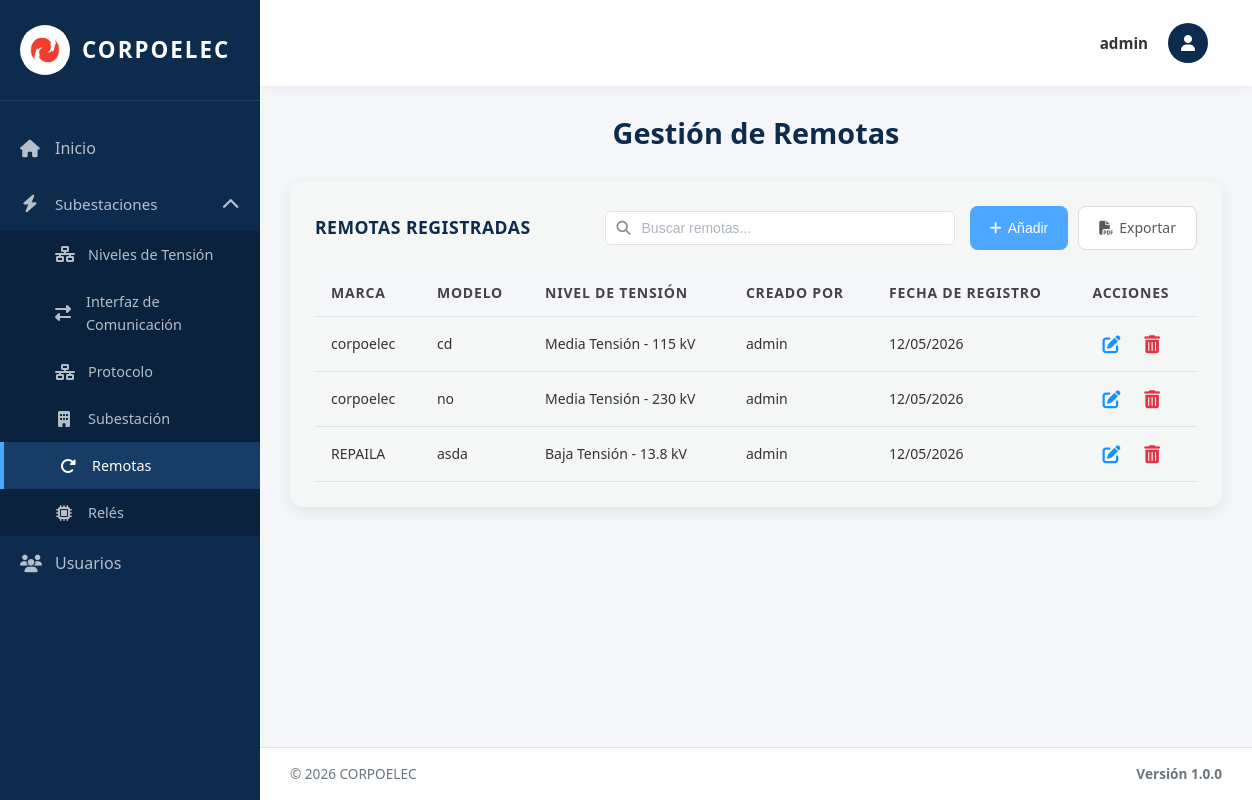
Page /remotas/ (signed in) on the earlier database version.
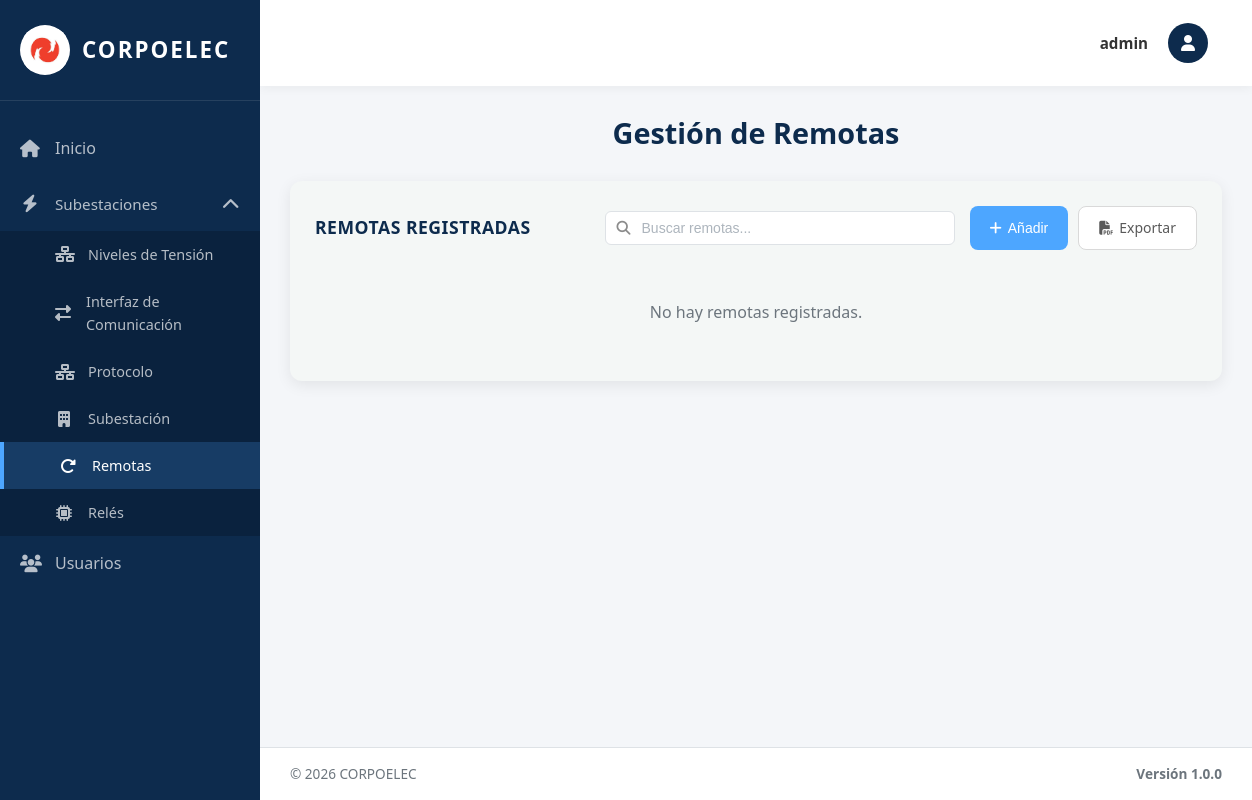
Same page on the later database version.
### equipos/models.py (models this page shows, shortened)
class Remota(models.Model):
    Id_Remota = models.AutoField(primary_key=True)  # Identificador único
    Id_Ten = models.ForeignKey(NivelTension, on_delete=models.CASCADE, related_name='remotas')  # Nivel de tensión asociado
    Marca = models.CharField(max_length=100)  # Marca del fabricante
    Modelo = models.CharField(max_length=100)  # Modelo específico de la remota
    Fecha_Reg = models.DateField(auto_now_add=True)  # Fecha de registro automática
    creado_por = models.ForeignKey(User, on_delete=models.SET_NULL, null=True, blank=True, related_name='remotas_creadas')  # Usuario que creó el registro
    Interfaces = models.ManyToManyField("InterfazDeComunicacion", blank=True, related_name='remotas_asociadas')
    Protocolos = models.ManyToManyField("Protocolo", blank=True, related_name='remotas_asociadas')
    Niveles_Ten = models.ManyToManyField("NivelTension", blank=True, related_name='remotas_multiples')
    class Meta:
        verbose_name = 'Remota'
        verbose_name_plural = 'Remotas'
        ordering = ['Id_Remota']

class NivelTension(models.Model):
    TIPO_CHOICES = [
        ('AT', 'Alta Tensión'),
        ('MT', 'Media Tensión'),
        ('BT', 'Baja Tensión'),
    ]
    NIVEL_CHOICES = [
        ('230kV', '230 kV'),
        ('115kV', '115 kV'),
        ('34.5kV', '34.5 kV'),
        ('13.8kV', '13.8 kV'),
    ]
    Id_Ten = models.AutoField(primary_key=True)  # Identificador único
    Tipo_ten = models.CharField(max_length=5, choices=TIPO_CHOICES, default='AT')  # Tipo de tensión (AT/MT/BT)
    Nivel = models.CharField(max_length=10, choices=NIVEL_CHOICES)  # Valor del nivel (115kV, 34.5kV, etc.)
    Fecha_Reg = models.DateField(auto_now_add=True)  # Fecha de registro automática
    creado_por = models.ForeignKey(User, on_delete=models.SET_NULL, null=True, blank=True, related_name='niveles_tension_creados')  # Usuario que creó el registro
    class Meta:
        verbose_name = 'Nivel de Tensión'
        verbose_name_plural = 'Niveles de Tensión'
        ordering = ['Id_Ten']  # Orden por ID ascendente

### equipos/views.py (the view, shortened to what this page needs)
# urls.py: path('remotas/', remotas_view, name='remotas'),
@no_cache
@login_required(login_url='/login/')
def remotas_view(request):
    remotas_list = Remota.objects.all().order_by('Id_Remota')
    paginator = Paginator(remotas_list, 10)
    page_number = request.GET.get('page')
    page_obj = paginator.get_page(page_number)
    tensiones = NivelTension.objects.all().order_by('Nivel')
    context = {
        'title': 'Remotas',
        'page_obj': page_obj,
        'tensiones': tensiones,
        'is_admin': request.user.is_superuser
    }
    return render(request, 'remotas.html', context)

### templates/remotas.html (shortened to what this page needs)
{% extends 'base.html' %}
{% load static %}
{% block content %}
<div class="welcome-text">
  <h2>Gestión de Remotas</h2>
</div>
<div class="table-section">
  <div class="table-header">
    <h3>Remotas Registradas</h3>
    <div class="header-actions">
      <div class="search-container">
        <input type="text" class="search-input" id="searchInput" placeholder="Buscar remotas..." onkeyup="filterTable()">
      </div>
      <div class="action-buttons">
        <button type="button" class="btn btn-primary btn-add-top" onclick="document.getElementById('addModal').classList.add('active')">
          <i class="fas fa-plus"></i> Añadir
        </button>
        <a href="{% url 'exportar_remotas_pdf' %}" class="btn btn-secondary btn-add-top">
          <i class="fas fa-file-pdf"></i> Exportar
        </a>
      </div>
    </div>
  </div>
  {% if page_obj.paginator.count > 0 %}
  <table class="data-table">
    <thead>
      <tr>
        <th>Marca</th>
        <th>Modelo</th>
        <th>Nivel de Tensión</th>
        {% if is_admin %}<th>Creado Por</th>{% endif %}
        <th>Fecha de Registro</th>
        <th>Acciones</th>
      </tr>
    </thead>
    <tbody>
      {% for remota in page_obj %}
      <tr>
        <td>{{ remota.Marca }}</td>
        <td>{{ remota.Modelo }}</td>
          <td>{{ remota.Id_Ten.get_Tipo_ten_display }} - {{ remota.Id_Ten.get_Nivel_display }}</td>
        {% if is_admin %}<td>{{ remota.creado_por.username|default:"Sistema" }}</td>{% endif %}
        <td>{{ remota.Fecha_Reg|date:"d/m/Y" }}</td>
        <td class="actions-cell">
          <button type="button" class="btn-icon btn-edit" title="Editar" onclick="openEditModal({{ remota.Id_Remota }}, '{{ remota.Marca }}', '{{ remota.Modelo }}', {{ remota.Id_Ten.Id_Ten }})">
            <i class="fas fa-edit"></i>
          </button>
            <form method="post" style="display: inline;" onsubmit="return confirmarEliminacion(this);">
              <button type="submit" class="btn-icon btn-delete" title="Eliminar">
                <i class="fas fa-trash-alt"></i>
              </button>
            </form>
        </td>
      </tr>
      {% endfor %}
    </tbody>
  </table>
  {% else %}
  <p class="no-data">No hay remotas registradas.</p>
  {% endif %}
</div>
{% endblock %}

### templates/base.html (shortened to what this page needs)
{% load static %}
<!DOCTYPE html>
<html lang="es">
<head>
  <link rel="stylesheet" href="https://cdnjs.cloudflare.com/ajax/libs/font-awesome/6.4.0/css/all.min.css">
  <link rel="stylesheet" href="{% static 'css/global.css' %}">
</head>
<body>
  <div class="layout-wrapper">
    <aside class="sidebar" id="sidebar">
      <div class="sidebar-brand" onclick="toggleSidebar()">
        <div class="sidebar-logo">
          <img src="{% static 'img/logo.jpg' %}" alt="Corpoelec">
        </div>
        <span class="sidebar-brand-text">Corpoelec</span>
      </div>
 <nav class="sidebar-nav">
        <a href="{% url 'index' %}" class="{% if request.path == '/' %}active{% endif %}" onclick="closeMobileSidebar()">
          <i class="fas fa-home"></i>
          <span>Inicio</span>
        </a>
         <div class="sidebar-dropdown {% if request.path == '/subestaciones/' or request.path == '/tensiones/' or request.path == '/interfaces/' or request.path == '/protocolo/' or request.path == '/reles/' or request.path == '/remotas/' %}active{% endif %}">
          <a href="#" class="dropdown-toggle" onclick="toggleDropdown(event, 'subestaciones-dropdown')">
            <i class="fas fa-bolt"></i>
            <span>Subestaciones</span>
            <i class="fas fa-chevron-down dropdown-arrow"></i>
          </a>
           <div class="dropdown-menu" id="subestaciones-dropdown">
             <a href="{% url 'tensiones' %}" class="{% if request.path == '/tensiones/' %}active{% endif %}" onclick="closeMobileSidebar()">
               <i class="fas fa-network-wired"></i>
               <span>Niveles de Tensión</span>
             </a>
               <a href="{% url 'interfaces' %}" class="{% if request.path == '/interfaces/' %}active{% endif %}" onclick="closeMobileSidebar()">
                 <i class="fas fa-exchange-alt"></i>
                 <span>Interfaz de Comunicación</span>
               </a>
               <a href="{% url 'protocolo' %}" class="{% if request.path == '/protocolo/' %}active{% endif %}" onclick="closeMobileSidebar()">
                 <i class="fas fa-network-wired"></i>
                 <span>Protocolo</span>
               </a>
               <a href="{% url 'subestaciones' %}" class="{% if request.path == '/subestaciones/' %}active{% endif %}" onclick="closeMobileSidebar()">
               <i class="fas fa-building"></i>
               <span>Subestación</span>
             </a>
             <a href="{% url 'remotas' %}" class="{% if request.path == '/remotas/' %}active{% endif %}" onclick="closeMobileSidebar()">
               <i class="fas fa-redo-alt"></i>
               <span>Remotas</span>
             </a>
             <a href="{% url 'reles' %}" class="{% if request.path == '/reles/' %}active{% endif %}" onclick="closeMobileSidebar()">
               <i class="fas fa-microchip"></i>
               <span>Relés</span>
             </a>
           </div>
        </div>
        {% if user.is_staff %}
        <a href="{% url 'admin_usuarios' %}" onclick="closeMobileSidebar()">
          <i class="fas fa-users"></i>
          <span>Usuarios</span>
        </a>
        {% endif %}
      </nav>
    </aside>
    <main class="main-content" id="mainContent">
      <nav class="navbar">
        <div class="navbar-user">
          <div class="navbar-user-trigger" onclick="toggleUserMenu(event)">
            <div class="navbar-user-name">
              {% if user.first_name %}{{ user.first_name }}{% else %}{{ user.username }}{% endif %}
            </div>
            <div class="navbar-user-avatar">
              <i class="fas fa-user"></i>
            </div>
          </div>
         </div>
       </nav>
      <div class="content-area">
        {% block content %}{% endblock %}
      </div>
      <footer class="footer">
        <div class="footer-left">
          <span>© 2026 CORPOELEC</span>
        </div>
        <div class="footer-version">Versión 1.0.0</div>
      </footer>
    </main>
  </div>
</body>
</html>

### static/css/global.css (style rules this page uses)
body { font-size: 16px; font-weight: 400; color: #333; font-family: 'Open Sans', 'Segoe UI', Arial, sans-serif; line-height: 1.6; }
h1, h2, h3, .welcome-text h2 { font-size: 26px; font-weight: 700; color: #002D5A; margin: 0 0 20px 0; line-height: 1.2; }
.btn-primary, .btn-add-top { font-size: 14px !important; font-weight: 500 !important; border-radius: 8px !important; padding: 10px 20px !important; display: inline-flex; align-items: center; gap: 6px; }
.form-control, input[type="text"], input[type="email"], select, textarea { font-size: 14px; font-weight: 400; color: #333; }
a { color: #1890ff; text-decoration: none; font-weight: 500; }

### templates/remotas.html (style rules this page uses)
.table-section { background:#f4f7f6; padding:25px; border-radius:12px; box-shadow:0 4px 15px rgba(0,0,0,0.08); margin-bottom:20px; }
.table-header h3 { margin:0; color:#0D2B4D; width:280px; }
.header-actions { display:flex; align-items:center; gap:15px; }
.search-container { position:relative; display:flex; align-items:center; }
.search-input { width:350px; padding:8px 12px 8px 36px; border:1px solid #dee2e6; border-radius:6px; font-size:14px; color:#333; background:#fff; transition:border-color 0.3s ease; }
.search-input::placeholder { color:#adb5bd; }
.action-buttons { display:flex; gap:10px; }
.btn { padding:10px 20px; border-radius:6px; text-decoration:none; font-size:0.95rem; font-weight:400; cursor:pointer; border:none; transition:background 0.2s; }
.btn-primary { background:#4DA6FF; color:#fff; }
.btn-secondary { background:#fff; color:#595959; border:1px solid #d9d9d9; }

Differences in the rows shown:
removed Remota: Marca "corpoelec", Modelo "cd", Id_Ten.Tipo_ten "Media Tensión", Id_Ten.Nivel "115 kV", creado_por.username "admin", Fecha_Reg "12/05/2026"
removed Remota: Marca "corpoelec", Modelo "no", Id_Ten.Tipo_ten "Media Tensión", Id_Ten.Nivel "230 kV", creado_por.username "admin", Fecha_Reg "12/05/2026"
removed Remota: Marca "REPAILA", Modelo "asda", Id_Ten.Tipo_ten "Baja Tensión", Id_Ten.Nivel "13.8 kV", creado_por.username "admin", Fecha_Reg "12/05/2026"
Other differences:
text no longer shown: "MARCA MODELO NIVEL DE TENSIÓN CREADO POR FECHA DE REGISTRO ACCIONES"
text now shown: "No hay remotas registradas."
